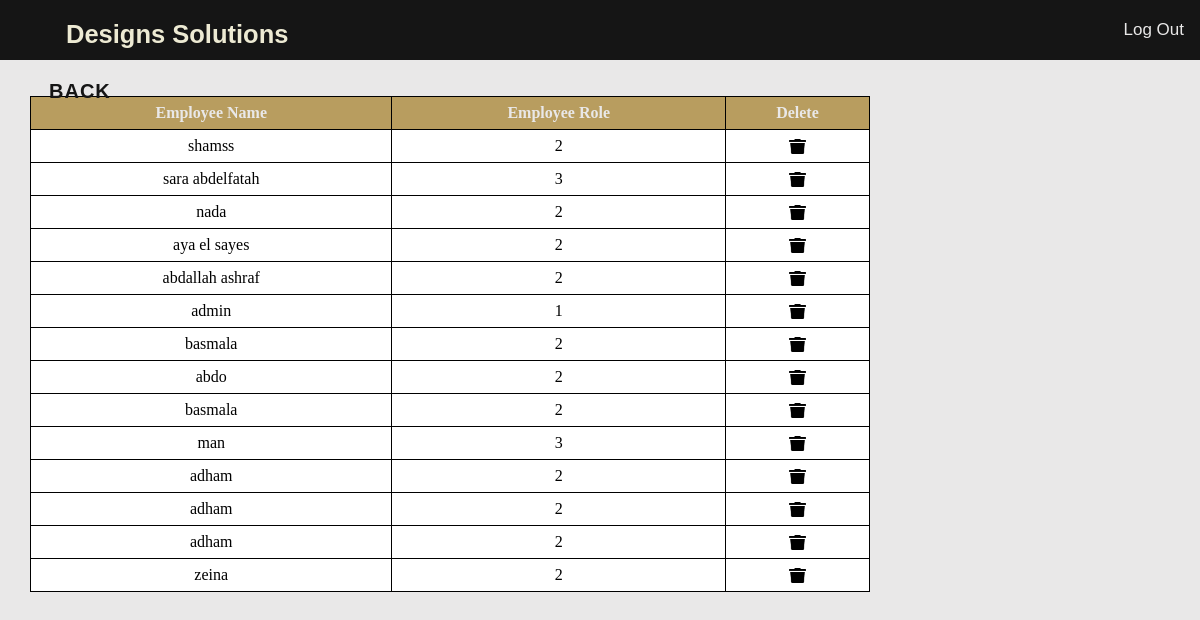
The page /public/Admin/ManageAccounts.php on the database its author committed.
### tables this page shows
CREATE TABLE `user` (
  `ID` int(11) NOT NULL,
  `Name` varchar(100) NOT NULL,
  `Email` varchar(64) NOT NULL,
  `Password` varchar(64) NOT NULL,
  `Type` int(11) NOT NULL,
  `picture` text NOT NULL
);

### PHP/DB.php (called while the page is built, shortened)
<?php
  class DB {
      public $query;
      public function __construct($host = 'localhost', $username = 'root', $password = '', $dbname = 'ds', $charset = 'utf8') {
    		$this->connection = new mysqli($host, $username, $password, $dbname);
    		$this->connection->set_charset($charset);
    	}
      public function query()
      {
        $result=$this->connection->query($this->query);
        if (($result === TRUE) || ($result->num_rows > 0))
          {
            return $result;
          }
          else
          {
            return "Error: " . $this->query . "<br>" . $this->connection->error;
          }
      }
      public function fetchAllUsers()
      {
        $this->query="SELECT * FROM user";
        $result = $this->query();
        return $result;
      }
  }
 ?>

### app/Controller/AdminController.php (called while the page is built, shortened)
<?php
class AdminController extends UserController
{
  public function C_GetAllUsers()
 {
   $this->Model->connect();
   $res=$this->Model->DB->fetchAllUsers();
   return $res;
 }
}
?>

### app/View/ViewAdmin.php (the view, shortened to what this page needs)
<?php
class ViewAdmin extends ViewUser
{
 public function ListEmployees($result)
 {
   $html="";
   $html.="<table>";
   $html.="<tr class='r1'>";
   $html.="  <th>Employee Name</th>";
   $html.="<th>Employee Role</th>";
   $html.="<th>Delete</th>";
   $html.="</tr>";
   while($row = $result->fetch_assoc()){
     $type=$row["Type"];
     $name=$row['Name'];
     $id=$row['ID'];
     $html.="<tr>";
     $html.="<td>$name</td>";
     $html.="<td>$type</td>";
     $html.="<td><a class='myBtn' id='mybtn' data-id='". $id ."'><img src='../images/delete.png' class='delimg'></a></td>";
     $html.="  </tr>";
     $html.="  <tr>";
     $html.="</tr>";
   }
   $html.="</table>";
   return $html;
 }
}

### public/css/master.css (style rules this page uses)
* { margin:0; }
img { border-radius: 10%; width: 95%; }

### public/css/Tables.css (style rules this page uses)
table { width: 70%; margin-top :3%; margin-left: 2.5%; }
table, th, td { border: 1px solid black; border-collapse: collapse; }
td,th { line-height: 30px; }
th { color: #E9E8E8; }
.r1 { background-color: #B89D5F; }
td { text-align: center; background-color: white; }
.delimg { width : 17; height : 15; }

### rows shown on the page
user: Name "shamss", Type "2"
user: Name "sara abdelfatah", Type "3"
user: Name "nada", Type "2"
user: Name "aya el sayes", Type "2"
user: Name "abdallah ashraf", Type "2"
user: Name "admin", Type "1"
user: Name "basmala", Type "2"
user: Name "abdo", Type "2"
user: Name "basmala", Type "2"
user: Name "man", Type "3"
user: Name "adham", Type "2"
user: Name "adham", Type "2"
user: Name "adham", Type "2"
user: Name "zeina", Type "2"
